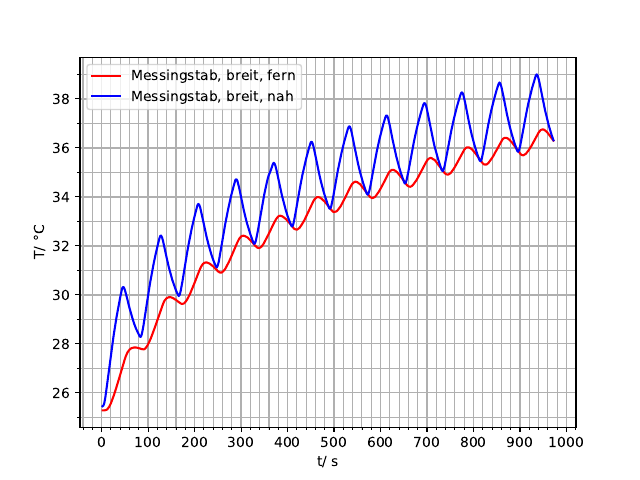

Write the Python code that produced this figure.
import numpy as np
from scipy.optimize import curve_fit
import matplotlib.pyplot as plt
from uncertainties import ufloat
from pylab import *
from matplotlib.ticker import MultipleLocator, FormatStrFormatter

t, T1,T2,T3,T4,T5,T6,T7,T8 = np.genfromtxt('Run2org.txt', unpack=True)
t=t*2
ax = subplot(111)
ln= np.linspace(0, 1100)


plt.plot (t,T1, 'r-', label='Messingstab, breit, fern')
plt.plot (t,T2, 'b-', label='Messingstab, breit, nah')
plt.xlabel(r't/ s')
plt.ylabel(r'T/ °C')
#plt.xticks(np.arange(0, 1100, 100))
#plt.yticks(np.arange(25, 40, 1))
ax.xaxis.set_major_locator(MultipleLocator(100))
ax.xaxis.set_major_formatter(FormatStrFormatter('%d'))
ax.xaxis.set_minor_locator(MultipleLocator(20))

ax.yaxis.set_major_locator(MultipleLocator(2))
ax.yaxis.set_minor_locator(MultipleLocator(1))

ax.xaxis.grid(True,'minor')
ax.yaxis.grid(True,'minor')
ax.xaxis.grid(True,'major',linewidth=1)
ax.yaxis.grid(True,'major',linewidth=1)

plt.legend()
#plt.grid()
plt.grid(b=True)
plt.savefig('T12.pdf')
